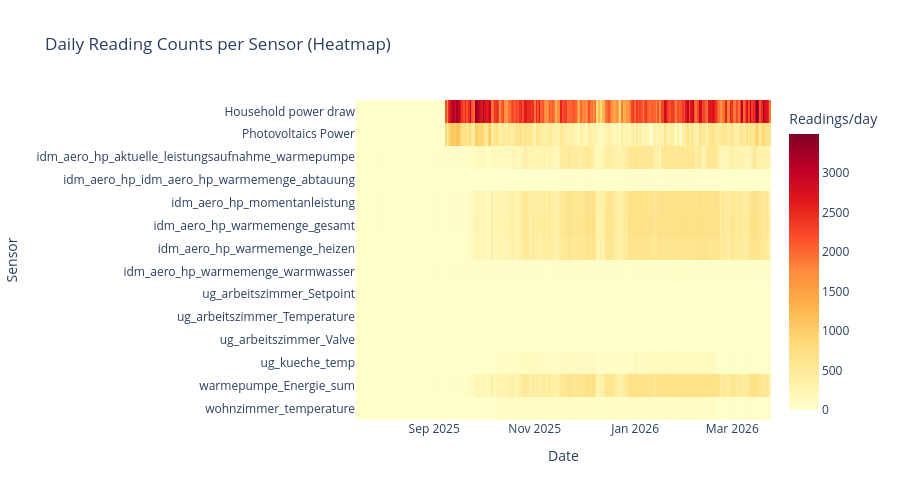

The code cell stored with this chart in its notebook:
### Markdown cell above
## 3. Data Density Heatmap

Readings per day per sensor — reveals gaps, outages, and sampling frequency changes.

### Code cell
# Load daily reading counts per sensor (aggregated in SQL for speed)
with get_db_session() as db:
    result = db.execute(text("""
        SELECT s.name AS sensor_name,
               DATE(sr.timestamp) AS day,
               COUNT(*) AS count
        FROM api_sensor_readings sr
        JOIN api_sensors s ON s.id = sr.sensor_id
        GROUP BY s.name, DATE(sr.timestamp)
        ORDER BY day
    """))
    df_density = pd.DataFrame(result.fetchall(), columns=['sensor_name', 'day', 'count'])

df_density['day'] = pd.to_datetime(df_density['day'])
print(f"Loaded {len(df_density)} sensor-day combinations")

# Pivot for heatmap
pivot = df_density.pivot_table(index='sensor_name', columns='day', values='count', fill_value=0)

fig = px.imshow(
    pivot, aspect='auto',
    title='Daily Reading Counts per Sensor (Heatmap)',
    labels={'x': 'Date', 'y': 'Sensor', 'color': 'Readings/day'},
    color_continuous_scale='YlOrRd',
)
fig.update_layout(height=500)
fig.show()

### Figure 1 — Plotly figure (JSON) as saved in the notebook; plotly's stock layout.template omitted (floating-point values rounded to 4 significant figures; data arrays with more than 128 entries replaced by an {"elided": "..."} marker saying what was removed)
{"data": [{"coloraxis": "coloraxis", "hovertemplate": "Date: %{x}<br>Sensor: %{y}<br>Readings/day: %{z}<extra></extra>", "name": "0", "type": "heatmap", "x": {"elided": "251 str values"}, "xaxis": "x", "y": ["Household power draw", "Photovoltaics Power", "idm_aero_hp_aktuelle_leistungsaufnahme_warmepumpe", "idm_aero_hp_idm_aero_hp_warmemenge_abtauung", "idm_aero_hp_momentanleistung", "idm_aero_hp_warmemenge_gesamt", "idm_aero_hp_warmemenge_heizen", "idm_aero_hp_warmemenge_warmwasser", "ug_arbeitszimmer_Setpoint", "ug_arbeitszimmer_Temperature", "ug_arbeitszimmer_Valve", "ug_kueche_temp", "warmepumpe_Energie_sum", "wohnzimmer_temperature"], "yaxis": "y", "z": {"elided": "14x251 float values"}}], "layout": {"coloraxis": {"colorbar": {"title": {"text": "Readings/day"}}, "colorscale": [[0, "rgb(255,255,204)"], [0.125, "rgb(255,237,160)"], [0.25, "rgb(254,217,118)"], [0.375, "rgb(254,178,76)"], [0.5, "rgb(253,141,60)"], [0.625, "rgb(252,78,42)"], [0.75, "rgb(227,26,28)"], [0.875, "rgb(189,0,38)"], [1, "rgb(128,0,38)"]]}, "height": 500, "title": {"text": "Daily Reading Counts per Sensor (Heatmap)"}, "xaxis": {"anchor": "y", "domain": [0, 1], "title": {"text": "Date"}}, "yaxis": {"anchor": "x", "autorange": "reversed", "domain": [0, 1], "title": {"text": "Sensor"}}}}
